Frame 1 (no input): blank canvas, image omitted
Frame 60 (the mouse pressed at the canvas centre just before this capture): blank canvas, image omitted
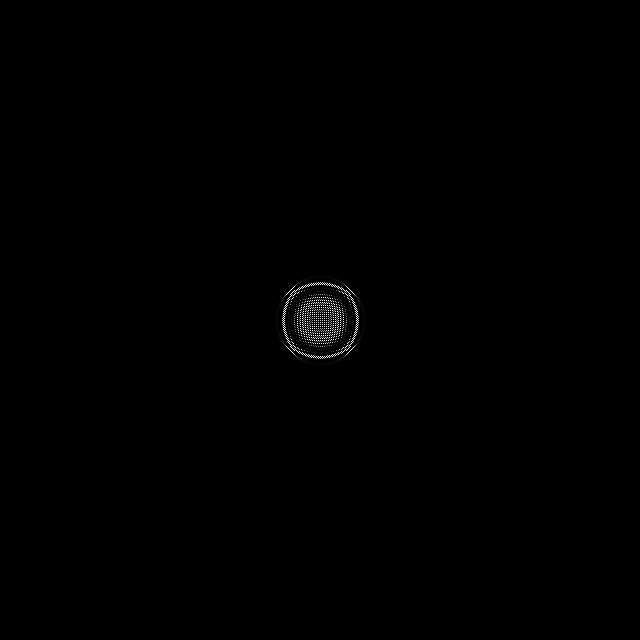
Frame 120 (the mouse held since frame 60 and released just before this capture)

The Processing sketch whose frames 1 and 60 were blank and that drew this single picture after the mouse press (run headless with seeded random() and noise(); from frame 60 on, the mouse is pressed at the canvas centre):

// Processing sketch: WaterRipple
// ── WaterRipple.pde

int cols;
int rows;
float[][] curr;
float[][] prev;
int nticks = 0;
int spawn = 10;

float damping = 0.95;

void setup(){
  size(640, 640);
  this.cols = width;
  this.rows = width;
  this.curr = new float[cols][rows];
  this.prev = new float[cols][rows];
}

void mousePressed(){
  prev[mouseX][mouseY] = 255;
}

void draw(){
  nticks++;
  if(nticks > spawn){
     //this.prev[floor(random(width))][floor(random(height))] = 255;
     nticks -= random(spawn);
  }
 
  background(0);
  loadPixels();
  for(int i = 1; i < cols-1; i++){
    for(int j = 1; j < rows-1; j++){
      curr[i][j] = (
          prev[i-1][j] + 
          prev[i+1][j] +
          prev[i][j-1] + 
          prev[i][j+1]) / 2 -
          curr[i][j];
      curr[i][j]*=damping;
      int index = i + j * cols;
      pixels[index] = color(curr[i][j]*255);
    }
  }
  updatePixels();
  
  float[][] temp = prev.clone();
  prev = curr;
  curr = temp;

  
}
